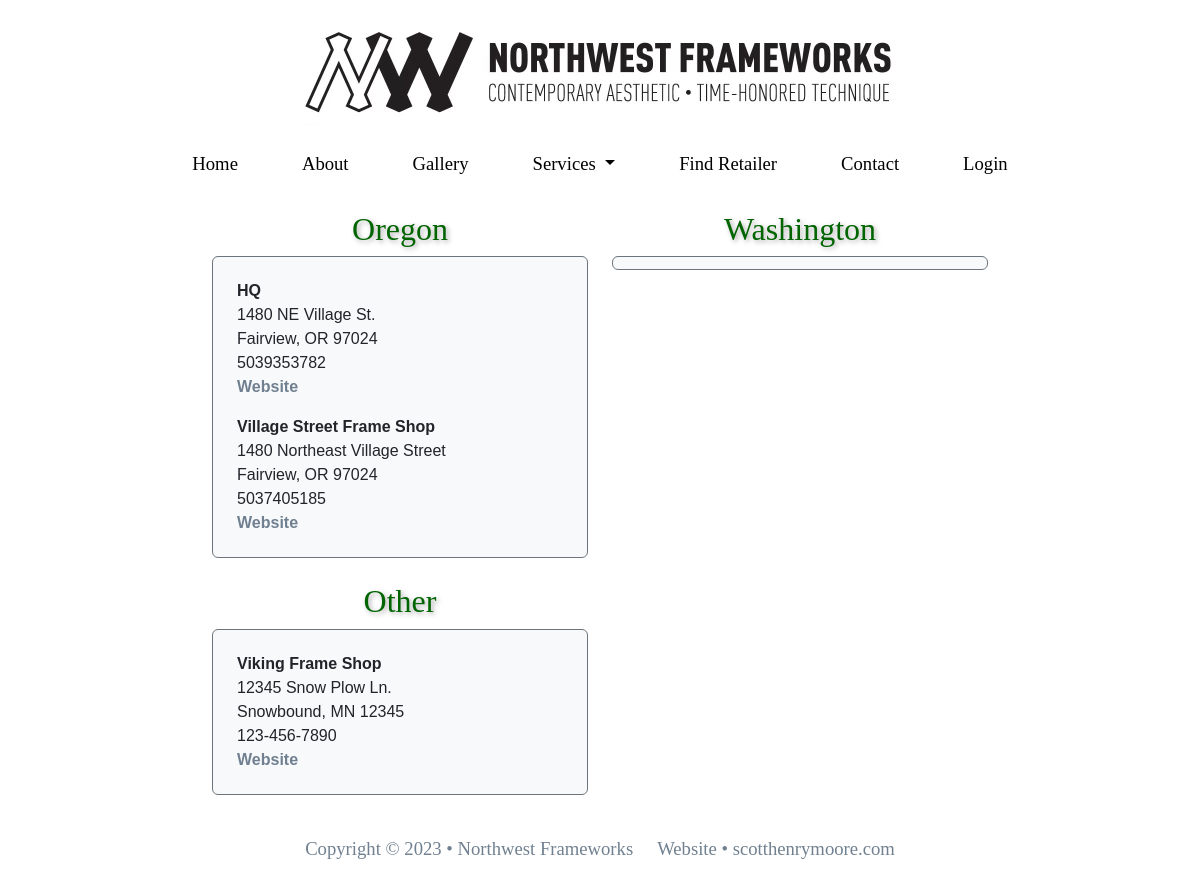
The app's page /retailer/, older data.
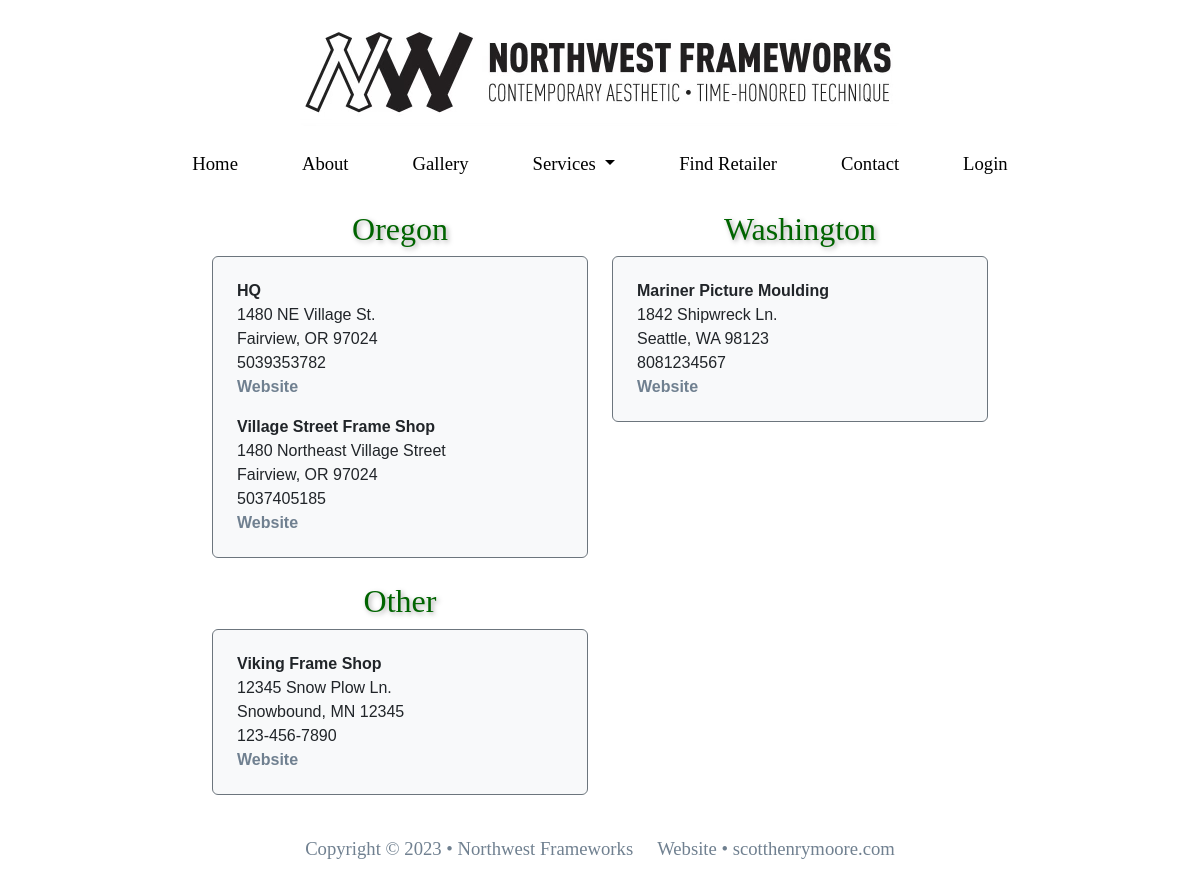
The same page, newer data.
### nw_users_app/models.py (models this page shows, shortened)
class UserProfile(models.Model):
    user_name = models.ForeignKey(User, on_delete=models.CASCADE)
    first_name = models.CharField(max_length=30)
    last_name = models.CharField(max_length=30)
    phone_num = models.CharField(max_length=20)
    email = models.EmailField()
    shop_name = models.CharField(max_length=50)
    shop_address = models.CharField(max_length=50)
    shop_city = models.CharField(max_length=20)
    shop_state = models.CharField(max_length=20)
    shop_zipcode = models.CharField(max_length=15)
    website = models.URLField(blank=True)
    class Meta:
        ordering = ('shop_name',)

### nw_app/views.py (the view)
# urls.py: path('retailer/', views.retailer, name = 'retailer'),
def retailer(request):
    shops = UserProfile.objects.all()
    context = {
        'shops': shops
    }
    return render(request, 'main-site/retailer.html', context)

### templates/main-site/retailer.html
{% extends 'base.html' %} {% block content %}
<div class="container" id='form' >
    <div class="justify-content-center">
        <div class='row'>
            <div class="col-md-6 mb-4">
                <h2 class="text-center">Oregon</h2>
                <div class="form-control border border-secondary bg-light ps-4">
                    {% for shop in shops %}
                    {% if shop.shop_state == 'OR' %}
                    <p>
                    <div class="fw-bold">
                        {{ shop.shop_name }}
                    </div>
                    <div id="website_link">
                        {{ shop.shop_address }}<br>
                        {{ shop.shop_city }}, {{ shop.shop_state }} {{ shop.shop_zipcode }}<br>
                        {{ shop.phone_num }}<br>
                        <a href='{{ shop.website }}' target="_blank"> Website </a>
                    </div>
                    </p>
                    {% endif %}
                    {% endfor %}
                </div>
            </div>
            <div class="col-md-6 mb-4">
                <h2 class="text-center">Washington</h2>
                <div class="form-control border border-secondary bg-light ps-4">
                    {% for shop in shops %}
                    {% if shop.shop_state == 'WA' %}
                    <p>
                    <div class="fw-bold">
                        {{ shop.shop_name }}
                    </div>
                    <div id="website_link">
                        {{ shop.shop_address }}<br>
                        {{ shop.shop_city }}, {{ shop.shop_state }} {{ shop.shop_zipcode }}<br>
                        {{ shop.phone_num }}<br>
                        <a href='{{ shop.website }}' target="_blank"> Website </a>
                    </div>
                    </p>
                    {% endif %}
                    {% endfor %}
                </div>
            </div>
            <div class="col-md-6 mb-4">
                <h2 class="text-center">Other</h2>
                <div class="form-control border border-secondary bg-light ps-4">
                    {% for shop in shops %}
                    {% if shop.shop_state != 'OR' and shop.shop_state != 'WA'%}
                    <p>
                    <div class="fw-bold">
                        {{ shop.shop_name }}
                    </div>
                    <div id="website_link">
                        {{ shop.shop_address }}<br>
                        {{ shop.shop_city }}, {{ shop.shop_state }} {{ shop.shop_zipcode }}<br>
                        {{ shop.phone_num }}<br>
                        <a href='{{ shop.website }}' target="_blank"> Website </a>
                    </div>
                    </p>
                    {% endif %}
                    {% endfor %}
                </div>
            </div>
        </div>
    </div>
</div>
{% endblock %}

### templates/base.html (shortened to what this page needs)
{% load static %}
<!doctype html>
<html lang="en">
<head>
  <link href="https://cdn.jsdelivr.net/npm/bootstrap@5.3.0-alpha1/dist/css/bootstrap.min.css" rel="stylesheet"
>
  <link rel="stylesheet" href="/static/styles.css/" />
</head>
<body>
  <div class="d-flex mt-4 mb-2 justify-content-center">
    <img src="/images/nwfw_logo.jpg" class="img-fluid">
</div>
  <nav class="navbar px-4 pb-3 mb-2 navbar-expand-lg navbar-light sticky-top bg-white" id="navbar">
    <div class="collapse navbar-collapse justify-content-center" id="navbarNavDropdown">
      <ul class="navbar-nav nav justify-content-center">
        <li class="nav-item px-4">
          <a class="nav-link" aria-current="page" href="/index/">Home</a>
        </li>
        <li class="nav-item px-4">
          <a class="nav-link" aria-current="page" href="/about/">About</a>
        </li>
        <li class="nav-item px-4">
          <a class="nav-link" aria-current="page" href="/gallery/">Gallery</a>
        </li>
        <li class="nav-item px-4 dropdown">
          <a class="nav-link dropdown-toggle" href="#" id="navbarDropdownMenuLink" role="button"
            data-bs-toggle="dropdown" aria-expanded="false">
            Services
          </a>
        </li>
        <li class="nav-item px-4">
          <a class="nav-link" aria-current="page" href="/retailer/">Find Retailer</a>
        </li>
        <li class="nav-item px-4">
          <a class="nav-link" aria-current="page" href="/contact/">Contact</a>
        </li>
        {% if user.is_authenticated %}
        <li class="nav-item px-4">
          <a class="nav-link" aria-current="page" href="/client_index/">Client Page</a>
        </li>
        <li class="nav-item px-4">
          <a class="nav-link" aria-current="page" href="/logout_user/">Logout</a>
        </li>
        {% else %}
        <li class="nav-item px-4">
          <a class="nav-link" aria-current="page" href="/sign_in/">Login</a>
        </li>
        {% endif %}
      </ul>
    </div>
  </nav>
  {% block content %} {% endblock %}
  <footer class="mt-auto">
    <div class="container my-3">
        <div class="row row-cols-auto justify-content-center" id="footer">
            <div class="col">
                Copyright © 2023 • Northwest Frameworks
            </div>
            <div class="col">
                Website • <a href="https://scotthenrymoore.com/" target="_blank">scotthenrymoore.com </a>
            </div>
        </div>
    </div>
</footer>
</body>
</html>

### static/styles.css (style rules this page uses)
h2 { color:darkgreen; font-family:Cambria, Cochin, Georgia, Times, 'Times New Roman', serif; text-shadow: 2px 2px 5px darkgray; }
p { font-size: 14pt; }
body { font-family:'Verdana, Segoe UI', Tahoma, Geneva, sans-serif; min-height: 100vh; display: flex; flex-direction: column; }
img { border-radius: 6px; }
.navbar { font-family:Cambria, Cochin, Georgia, Times, 'Times New Roman', serif; font-size: 14pt; }
.navbar a { color:black; text-decoration: none; }
#footer { font-family:Cambria, Cochin, Georgia, Times, 'Times New Roman', serif; color:slategrey; font-size: 14pt; }
#footer a { color:slategrey; text-decoration: none; }
#form { max-width: 800px; }
#website_link a { color:slategrey; text-decoration: none; font-weight: bold; }

Row changes from the older to the newer data that the page shows:
added UserProfile: shop_name "Mariner Picture Moulding", shop_address "1842 Shipwreck Ln.", shop_city "Seattle", shop_state "WA", shop_zipcode "98123", phone_num "8081234567", shown under "Washington"
